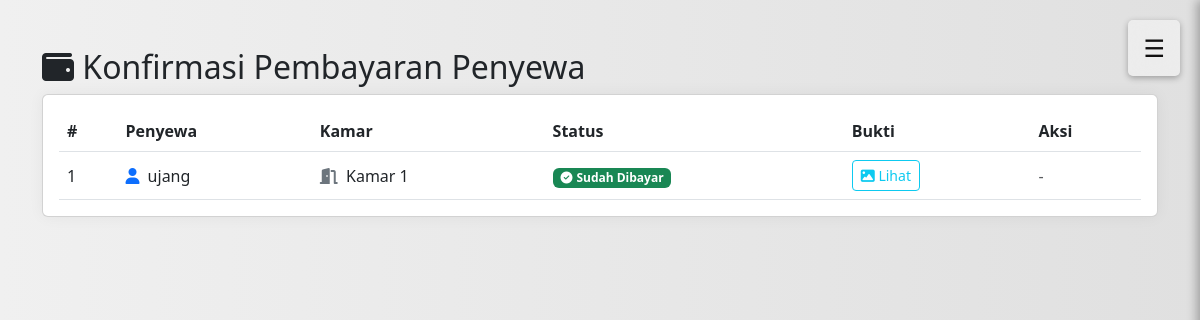
Before: /commponent/monitor_pembayaran.php (signed in) with the older database file.
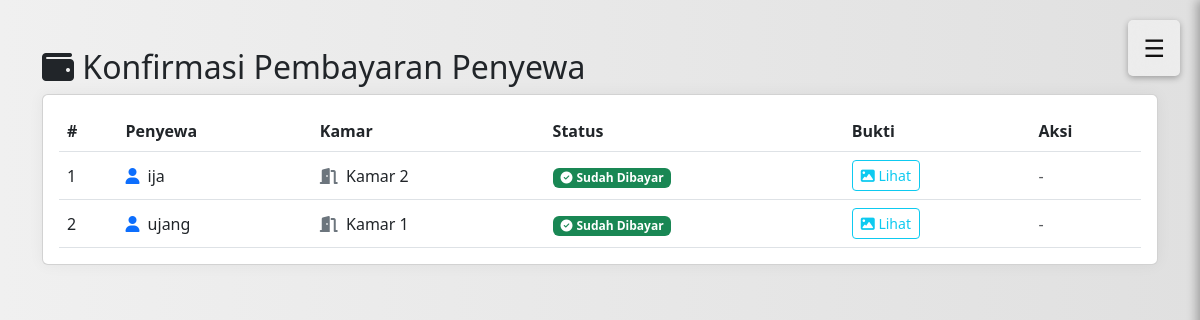
After: the same page with the newer database file.
### tables this page shows
CREATE TABLE `pembayaran` (
  `id` int(11) NOT NULL AUTO_INCREMENT,
  `user_id` int(11) NOT NULL,
  `room_id` int(11) NOT NULL,
  `status` varchar(50) DEFAULT NULL,
  `metode` varchar(50) DEFAULT NULL,
  `qr_code` varchar(255) DEFAULT NULL,
  `bukti_transfer` varchar(255) DEFAULT NULL,
  `tanggal` timestamp NOT NULL DEFAULT current_timestamp(),
  `tanggal_mulai` date DEFAULT NULL,
  `jumlah` int(11) DEFAULT NULL,
  `created_at` timestamp NOT NULL DEFAULT current_timestamp(),
  PRIMARY KEY (`id`)
);

CREATE TABLE `users` (
  `id` int(11) NOT NULL AUTO_INCREMENT,
  `username` varchar(255) NOT NULL,
  `password` varchar(255) NOT NULL,
  `email` varchar(255) NOT NULL,
  `role` varchar(10) NOT NULL,
  `nama_kosan` varchar(255) DEFAULT NULL,
  `created_at` timestamp NOT NULL DEFAULT current_timestamp(),
  `reset_token` varchar(255) DEFAULT NULL,
  `reset_token_expiry` datetime DEFAULT NULL,
  `no_gopay` varchar(20) DEFAULT NULL,
  `alamat_kosan` text DEFAULT NULL,
  `latitude` varchar(50) DEFAULT NULL,
  `longitude` varchar(50) DEFAULT NULL,
  `is_verified` tinyint(1) DEFAULT 0,
  `verification_token` varchar(100) DEFAULT NULL,
  `is_deleted` tinyint(1) DEFAULT 0,
  PRIMARY KEY (`id`)
);

CREATE TABLE `rooms` (
  `id` int(11) NOT NULL AUTO_INCREMENT,
  `number` varchar(50) NOT NULL,
  `price` decimal(10,2) NOT NULL,
  `status` enum('Kosong','Ditempati') NOT NULL,
  `facilities` text NOT NULL,
  `tenant_name` varchar(255) DEFAULT NULL,
  `tenant_phone` varchar(20) DEFAULT NULL,
  `tenant_email` varchar(255) NOT NULL,
  `tenant_date` date DEFAULT NULL,
  `last_payment_date` date DEFAULT NULL,
  `reminder_sent` tinyint(1) NOT NULL DEFAULT 0,
  `payment_status` enum('belum bayar','sudah bayar') NOT NULL,
  `days_left` int(11) NOT NULL,
  `user_id` int(10) unsigned NOT NULL,
  `photo` varchar(255) DEFAULT NULL,
  PRIMARY KEY (`id`),
  KEY `user_id` (`user_id`)
);

### commponent/monitor_pembayaran.php (the view, shortened to what this page needs)
<?php
$pemilik_id = $_SESSION['user_id'];
$pdo = new PDO("mysql:host=localhost;dbname=users", "root", "");
$pdo->setAttribute(PDO::ATTR_ERRMODE, PDO::ERRMODE_EXCEPTION);
$stmt = $pdo->prepare("
    SELECT p.*, u.username AS penyewa, r.number AS kamar
    FROM pembayaran p
    JOIN rooms r ON p.room_id = r.id
    JOIN users u ON p.user_id = u.id
    WHERE r.user_id = ?
    ORDER BY p.id DESC
");
$stmt->execute([$pemilik_id]);
$pembayaran = $stmt->fetchAll(PDO::FETCH_ASSOC);
?>
<!DOCTYPE html>
<html lang="id">
<head>
    <link href="https://cdn.jsdelivr.net/npm/bootstrap@5.3.0/dist/css/bootstrap.min.css" rel="stylesheet">
    <link href="https://cdnjs.cloudflare.com/ajax/libs/font-awesome/6.4.0/css/all.min.css" rel="stylesheet">
</head>
<body class="container py-5">
    <h2><i class="fas fa-wallet"></i> Konfirmasi Pembayaran Penyewa</h2>
    <?php if (count($pembayaran) > 0): ?>
        <div class="card p-3">
            <table class="table table-hover align-middle mb-0">
                <thead>
                    <tr>
                        <th>#</th>
                        <th>Penyewa</th>
                        <th>Kamar</th>
                        <th>Status</th>
                        <th>Bukti</th>
                        <th>Aksi</th>
                    </tr>
                </thead>
                <tbody>
                    <?php foreach ($pembayaran as $index => $p): ?>
                        <tr>
                            <td><?= $index + 1 ?></td>
                            <td><i class="fas fa-user text-primary me-1"></i> <?= htmlspecialchars($p['penyewa']) ?></td>
                            <td><i class="fas fa-door-open text-secondary me-1"></i> Kamar <?= htmlspecialchars($p['kamar']) ?></td>
                            <td>
                                <?php if ($p['status'] === 'Sudah Dibayar'): ?>
                                    <span class="badge bg-success"><i class="fas fa-check-circle me-1"></i>Sudah Dibayar</span>
                                <?php elseif ($p['status'] === 'Menunggu Konfirmasi'): ?>
                                    <span class="badge bg-warning text-dark"><i class="fas fa-hourglass-half me-1"></i>Menunggu</span>
                                <?php else: ?>
                                    <span class="badge bg-secondary"><?= htmlspecialchars($p['status']) ?></span>
                                <?php endif; ?>
                            </td>
                            <td>
                                <?php if ($p['bukti_transfer']): ?>
                                    <a href="uploads/<?= htmlspecialchars($p['bukti_transfer']) ?>" class="btn btn-sm btn-outline-info" target="_blank">
                                        <i class="fas fa-image"></i> Lihat
                                    </a>
                                <?php else: ?>
                                    <span class="text-muted">-</span>
                                <?php endif; ?>
                            </td>
                            <td>
                                <?php if ($p['status'] === 'Menunggu Konfirmasi'): ?>
                                    <form method="POST" action="verifikasi_pembayaran.php" class="d-flex gap-2">
                                        <input type="hidden" name="pembayaran_id" value="<?= $p['id'] ?>">
                                        <button name="aksi" value="terima" class="btn btn-success btn-sm">
                                            <i class="fas fa-check"></i> Terima
                                        </button>
                                        <button name="aksi" value="tolak" class="btn btn-danger btn-sm">
                                            <i class="fas fa-times"></i> Tolak
                                        </button>
                                    </form>
                                <?php else: ?>
                                    <span class="text-muted">-</span>
                                <?php endif; ?>
                            </td>
                        </tr>
                    <?php endforeach; ?>
                </tbody>
            </table>
        </div>
    <?php else: ?>
        <div class="alert alert-info mt-4">Belum ada pembayaran dari penyewa.</div>
    <?php endif; ?>
</body>
</html>

Changed rows visible on the page:
added pembayaran: user.username "ija", room.number "2", status "Sudah Dibayar" (drawn)
